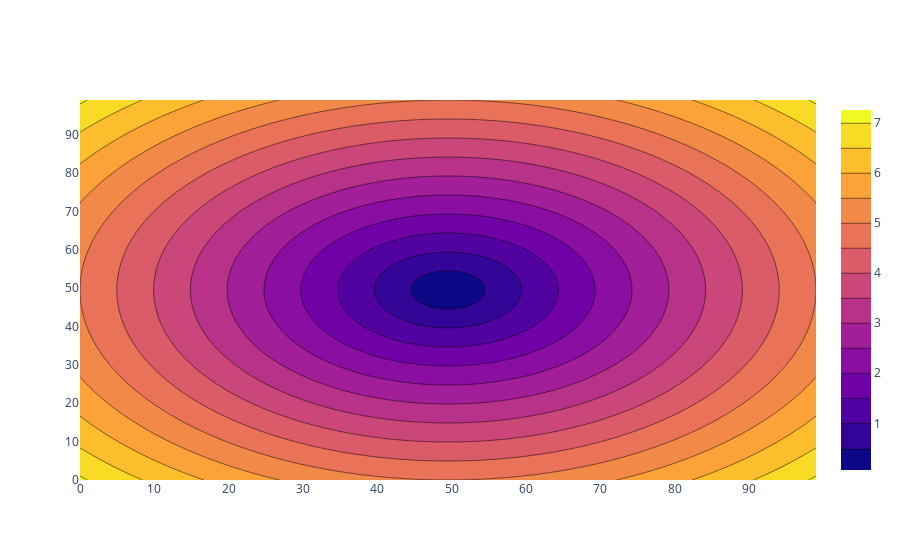

Notebook source saved alongside this figure:
### Code cell
from plotly.offline import init_notebook_mode, iplot
from plotly.graph_objs import *
import numpy as np

# initiate notebook for offline plot
init_notebook_mode(connected=True)

x_list = np.linspace(-5, 5, 100)
y_list = np.linspace(-5, 5, 100)

x, y = np.meshgrid(x_list, y_list)
z = np.sqrt(x ** 2 + y ** 2)

plot = Contour(z=z)
iplot(
    [
        plot,
    ]
)

### Figure 1 — Plotly figure (JSON) as saved in the notebook; plotly's stock layout.template omitted (floating-point values rounded to 4 significant figures; data arrays with more than 128 entries replaced by an {"elided": "..."} marker saying what was removed)
{"data": [{"z": {"elided": "100x100 float values"}, "type": "contour", "contours": {"start": 0.5, "end": 7, "size": 0.5}, "autocontour": true}], "layout": {"xaxis": {"range": [0, 99], "autorange": true}, "yaxis": {"range": [0, 99], "autorange": true}, "autosize": true}}
